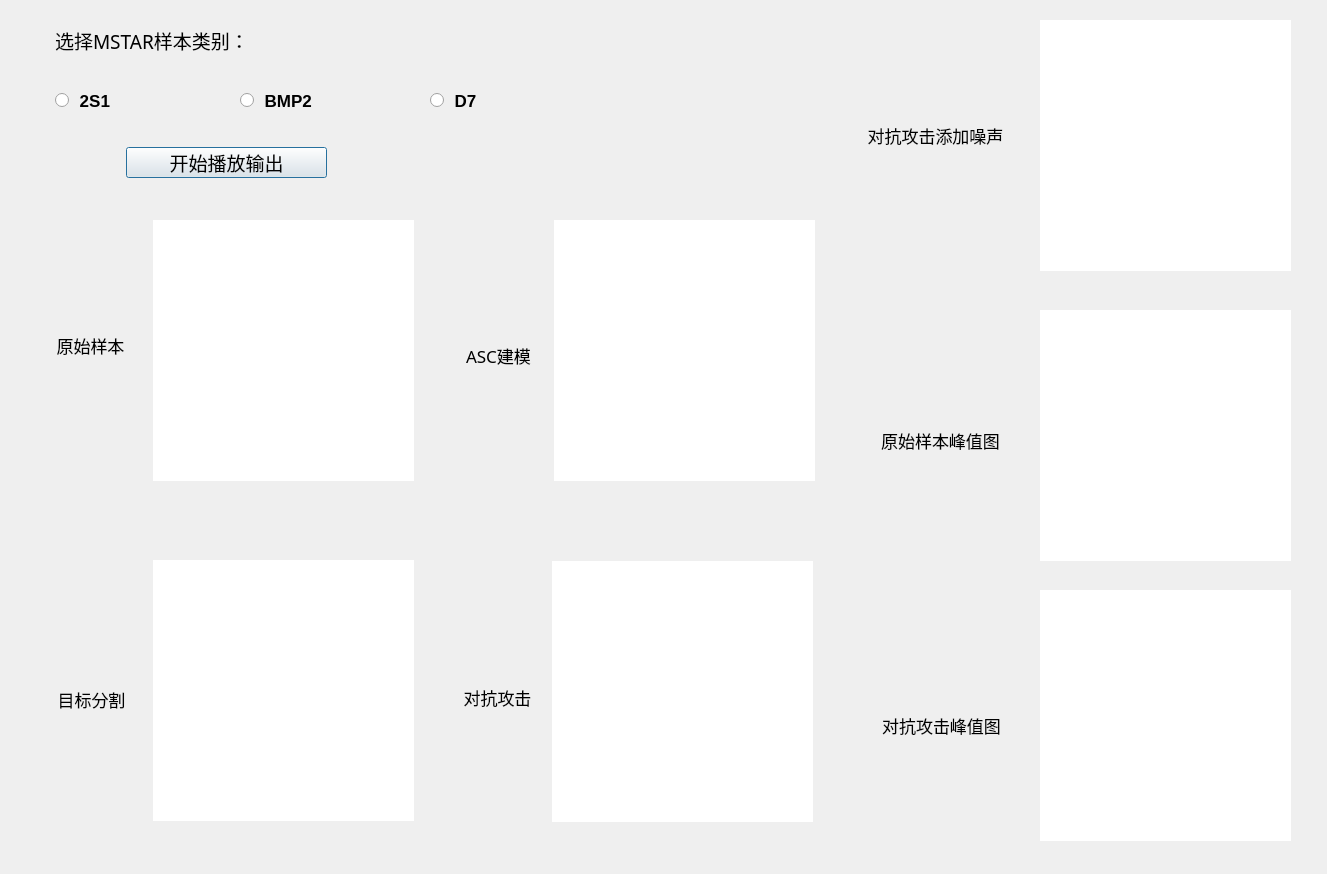
<?xml version="1.0" encoding="UTF-8"?>
<ui version="4.0">
 <class>CNN_dataset_test</class>
 <widget class="QDialog" name="CNN_dataset_test">
  <property name="geometry">
   <rect>
    <x>0</x>
    <y>0</y>
    <width>1327</width>
    <height>874</height>
   </rect>
  </property>
  <property name="font">
   <font>
    <pointsize>10</pointsize>
   </font>
  </property>
  <property name="windowTitle">
   <string>物理特性攻击展示</string>
  </property>
  <widget class="QLabel" name="label_2">
   <property name="geometry">
    <rect>
     <x>55</x>
     <y>20</y>
     <width>221</width>
     <height>41</height>
    </rect>
   </property>
   <property name="font">
    <font>
     <family>楷体</family>
     <pointsize>14</pointsize>
     <weight>50</weight>
     <italic>false</italic>
     <bold>false</bold>
    </font>
   </property>
   <property name="text">
    <string>选择MSTAR样本类别：</string>
   </property>
  </widget>
  <widget class="QPushButton" name="pushButton">
   <property name="geometry">
    <rect>
     <x>126</x>
     <y>147</y>
     <width>201</width>
     <height>31</height>
    </rect>
   </property>
   <property name="font">
    <font>
     <family>楷体</family>
     <pointsize>14</pointsize>
     <weight>50</weight>
     <bold>false</bold>
    </font>
   </property>
   <property name="text">
    <string>开始播放输出</string>
   </property>
  </widget>
  <widget class="QLabel" name="label_image_show">
   <property name="geometry">
    <rect>
     <x>153</x>
     <y>220</y>
     <width>261</width>
     <height>261</height>
    </rect>
   </property>
   <property name="styleSheet">
    <string notr="true">background-color: rgb(255, 255, 255);</string>
   </property>
   <property name="text">
    <string/>
   </property>
  </widget>
  <widget class="QLabel" name="label">
   <property name="geometry">
    <rect>
     <x>10</x>
     <y>330</y>
     <width>161</width>
     <height>31</height>
    </rect>
   </property>
   <property name="font">
    <font>
     <family>黑体</family>
     <pointsize>13</pointsize>
    </font>
   </property>
   <property name="text">
    <string>原始样本</string>
   </property>
   <property name="alignment">
    <set>Qt::AlignCenter</set>
   </property>
  </widget>
  <widget class="QLabel" name="label_3">
   <property name="geometry">
    <rect>
     <x>6</x>
     <y>684</y>
     <width>171</width>
     <height>31</height>
    </rect>
   </property>
   <property name="font">
    <font>
     <family>黑体</family>
     <pointsize>13</pointsize>
    </font>
   </property>
   <property name="text">
    <string>目标分割</string>
   </property>
   <property name="alignment">
    <set>Qt::AlignCenter</set>
   </property>
  </widget>
  <widget class="QRadioButton" name="radioButton">
   <property name="geometry">
    <rect>
     <x>55</x>
     <y>80</y>
     <width>151</width>
     <height>41</height>
    </rect>
   </property>
   <property name="font">
    <font>
     <pointsize>13</pointsize>
     <weight>75</weight>
     <bold>true</bold>
    </font>
   </property>
   <property name="text">
    <string> 2S1</string>
   </property>
  </widget>
  <widget class="QRadioButton" name="radioButton_2">
   <property name="geometry">
    <rect>
     <x>240</x>
     <y>80</y>
     <width>141</width>
     <height>41</height>
    </rect>
   </property>
   <property name="font">
    <font>
     <pointsize>13</pointsize>
     <weight>75</weight>
     <bold>true</bold>
    </font>
   </property>
   <property name="text">
    <string> BMP2</string>
   </property>
  </widget>
  <widget class="QRadioButton" name="radioButton_3">
   <property name="geometry">
    <rect>
     <x>430</x>
     <y>80</y>
     <width>141</width>
     <height>41</height>
    </rect>
   </property>
   <property name="font">
    <font>
     <pointsize>13</pointsize>
     <weight>75</weight>
     <bold>true</bold>
    </font>
   </property>
   <property name="text">
    <string> D7</string>
   </property>
  </widget>
  <widget class="QLabel" name="label_image_show_2">
   <property name="geometry">
    <rect>
     <x>153</x>
     <y>560</y>
     <width>261</width>
     <height>261</height>
    </rect>
   </property>
   <property name="styleSheet">
    <string notr="true">background-color: rgb(255, 255, 255);</string>
   </property>
   <property name="text">
    <string/>
   </property>
  </widget>
  <widget class="QLabel" name="label_image_show_3">
   <property name="geometry">
    <rect>
     <x>554</x>
     <y>220</y>
     <width>261</width>
     <height>261</height>
    </rect>
   </property>
   <property name="styleSheet">
    <string notr="true">background-color: rgb(255, 255, 255);</string>
   </property>
   <property name="text">
    <string/>
   </property>
  </widget>
  <widget class="QLabel" name="label_4">
   <property name="geometry">
    <rect>
     <x>418</x>
     <y>340</y>
     <width>161</width>
     <height>31</height>
    </rect>
   </property>
   <property name="font">
    <font>
     <family>黑体</family>
     <pointsize>13</pointsize>
    </font>
   </property>
   <property name="text">
    <string>ASC建模</string>
   </property>
   <property name="alignment">
    <set>Qt::AlignCenter</set>
   </property>
  </widget>
  <widget class="QLabel" name="label_image_show_4">
   <property name="geometry">
    <rect>
     <x>552</x>
     <y>561</y>
     <width>261</width>
     <height>261</height>
    </rect>
   </property>
   <property name="styleSheet">
    <string notr="true">background-color: rgb(255, 255, 255);</string>
   </property>
   <property name="text">
    <string/>
   </property>
  </widget>
  <widget class="QLabel" name="label_5">
   <property name="geometry">
    <rect>
     <x>417</x>
     <y>682</y>
     <width>161</width>
     <height>31</height>
    </rect>
   </property>
   <property name="font">
    <font>
     <family>黑体</family>
     <pointsize>13</pointsize>
    </font>
   </property>
   <property name="text">
    <string>对抗攻击</string>
   </property>
   <property name="alignment">
    <set>Qt::AlignCenter</set>
   </property>
  </widget>
  <widget class="QLabel" name="label_6">
   <property name="geometry">
    <rect>
     <x>220</x>
     <y>510</y>
     <width>72</width>
     <height>131</height>
    </rect>
   </property>
   <property name="text">
    <string/>
   </property>
  </widget>
  <widget class="QLabel" name="label_image_show_5">
   <property name="geometry">
    <rect>
     <x>1040</x>
     <y>20</y>
     <width>251</width>
     <height>251</height>
    </rect>
   </property>
   <property name="styleSheet">
    <string notr="true">background-color: rgb(255, 255, 255);</string>
   </property>
   <property name="text">
    <string/>
   </property>
  </widget>
  <widget class="QLabel" name="label_7">
   <property name="geometry">
    <rect>
     <x>820</x>
     <y>120</y>
     <width>231</width>
     <height>31</height>
    </rect>
   </property>
   <property name="font">
    <font>
     <family>黑体</family>
     <pointsize>13</pointsize>
    </font>
   </property>
   <property name="text">
    <string>对抗攻击添加噪声</string>
   </property>
   <property name="alignment">
    <set>Qt::AlignCenter</set>
   </property>
  </widget>
  <widget class="QLabel" name="label_8">
   <property name="geometry">
    <rect>
     <x>825</x>
     <y>425</y>
     <width>231</width>
     <height>31</height>
    </rect>
   </property>
   <property name="font">
    <font>
     <family>黑体</family>
     <pointsize>13</pointsize>
    </font>
   </property>
   <property name="text">
    <string>原始样本峰值图</string>
   </property>
   <property name="alignment">
    <set>Qt::AlignCenter</set>
   </property>
  </widget>
  <widget class="QLabel" name="label_image_show_6">
   <property name="geometry">
    <rect>
     <x>1040</x>
     <y>310</y>
     <width>251</width>
     <height>251</height>
    </rect>
   </property>
   <property name="styleSheet">
    <string notr="true">background-color: rgb(255, 255, 255);</string>
   </property>
   <property name="text">
    <string/>
   </property>
  </widget>
  <widget class="QLabel" name="label_9">
   <property name="geometry">
    <rect>
     <x>826</x>
     <y>710</y>
     <width>231</width>
     <height>31</height>
    </rect>
   </property>
   <property name="font">
    <font>
     <family>黑体</family>
     <pointsize>13</pointsize>
    </font>
   </property>
   <property name="text">
    <string>对抗攻击峰值图</string>
   </property>
   <property name="alignment">
    <set>Qt::AlignCenter</set>
   </property>
  </widget>
  <widget class="QLabel" name="label_image_show_7">
   <property name="geometry">
    <rect>
     <x>1040</x>
     <y>590</y>
     <width>251</width>
     <height>251</height>
    </rect>
   </property>
   <property name="styleSheet">
    <string notr="true">background-color: rgb(255, 255, 255);</string>
   </property>
   <property name="text">
    <string/>
   </property>
  </widget>
  <widget class="QWidget" name="Arrow1" native="true">
   <property name="geometry">
    <rect>
     <x>230</x>
     <y>480</y>
     <width>120</width>
     <height>80</height>
    </rect>
   </property>
  </widget>
  <widget class="QWidget" name="Arrow2" native="true">
   <property name="geometry">
    <rect>
     <x>409</x>
     <y>479</y>
     <width>141</width>
     <height>81</height>
    </rect>
   </property>
  </widget>
  <widget class="QWidget" name="Arrow3" native="true">
   <property name="geometry">
    <rect>
     <x>620</x>
     <y>480</y>
     <width>120</width>
     <height>80</height>
    </rect>
   </property>
  </widget>
 </widget>
 <resources/>
 <connections/>
</ui>
